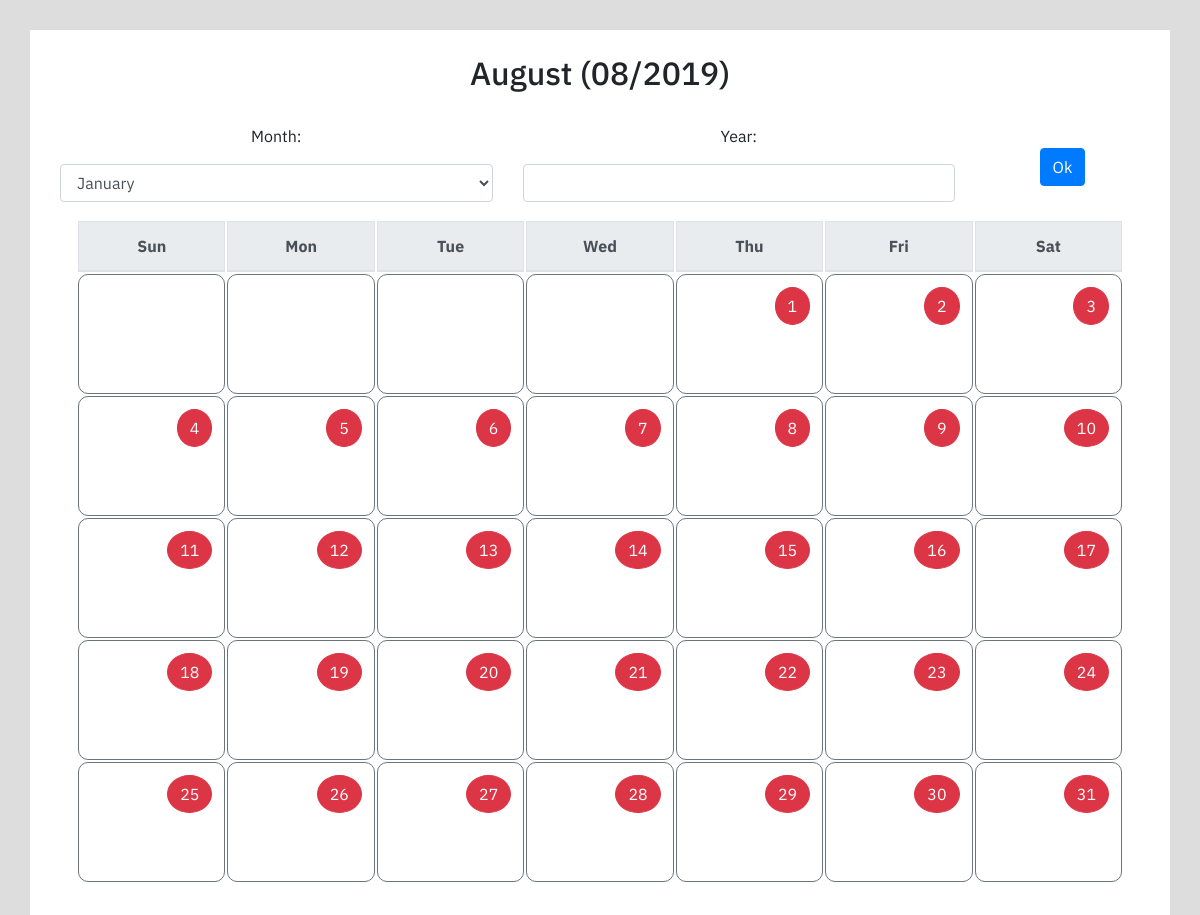
The page /calendar/ on the database as committed earlier.
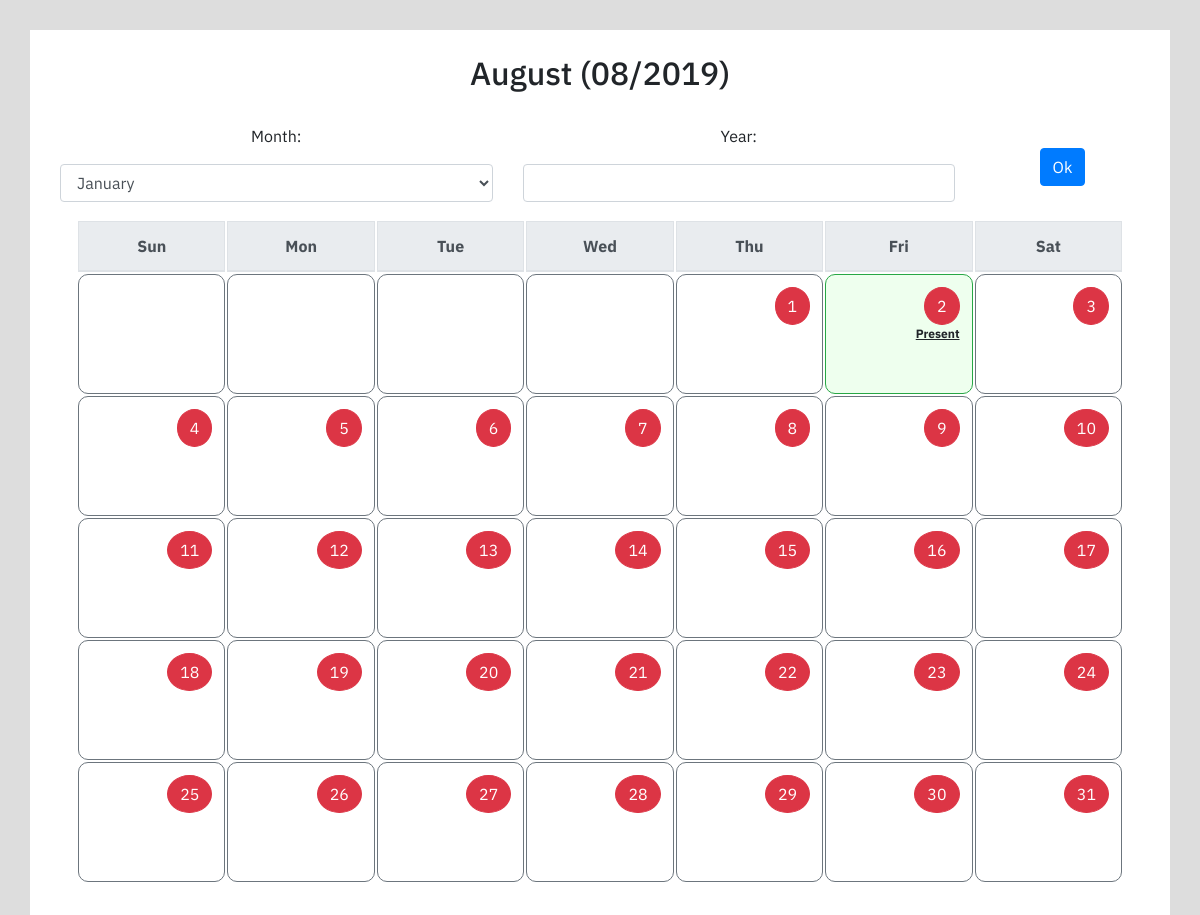
The same page on the database as committed later.
### calendarapp/models.py (models this page shows, shortened)
class DateInstance(models.Model):
    status = models.CharField(max_length = 7, default='None')
    task1 = models.CharField(max_length = 17, default='None')
    task2 = models.CharField(max_length = 17, default='None')
    task3 = models.CharField(max_length = 17, default='None')
    date = models.DateField(default=datetime.now)

### calendarapp/views.py (the view, shortened to what this page needs)
# urls.py: url(r'^calendar/', views.IndexView.as_view(), name="index"),
class IndexView(View):
    form_class = DateForm
    template_name = "calendarapp/index.html"
    def get(self,request):
        form = self.form_class(request.GET)
        if not request.GET.keys():
            currdate = datetime.now()
        else:
            month = request.GET["month"]
            year = request.GET["year"]
            currdate = datetime(int(year),int(month),10)
        currdate = isttime(currdate)
        month = currdate.month
        year = currdate.year
        blocks = DateInstance.objects.filter(date__month = month, date__year = year)
        last_date = last_day_of_month(currdate.date())
        first_date = currdate.replace(day=1)
        date_array = generate_date_array(first_date,last_date)
        first_day = first_date.strftime("%A")
        date_array = date_array[1:]
        sat_date_array = generate_sat_date_array(date_array)
        block_date_array = list()
        for block in blocks:
            block_date_array.append(block.date)
        return render(request, self.template_name,{'form':form, 'blocks':blocks, 'currdate':currdate, "date_array":date_array, "sat_date_array":sat_date_array, "block_date_array":block_date_array ,"first_day":first_day, "first_date":first_date.date()})

### calendarapp/forms.py
class DateForm(forms.Form):
    Options = (('1', 'January'),('2', 'February'),('3', 'March'),('4', 'April'),('5', 'May'),('6', 'June'),('7', 'July'),('8', 'August'),('9', 'September'),('10', 'October'),('11', 'November'),('12', 'December'))
    month = forms.ChoiceField(label='Month', widget=forms.Select, choices=Options)
    year = forms.IntegerField(max_value = 9999, min_value = 1901, initial = int(now.strftime("%Y")))
    class Meta:
        fields = ["month","year"]

### calendarapp/functions.py (called while the page is built)
def last_day_of_month(any_day):
    next_month = any_day.replace(day=28) + datetime.timedelta(days=4)
    return next_month - datetime.timedelta(days=next_month.day)

def generate_date_array(start,end):
    date_array = list()
    step = datetime.timedelta(days=1)
    while start.date()<=end:
        date_array.append(start.date())
        start += step
    return date_array

def generate_sat_date_array(date_array):
    sat_date_array = list()
    for date in date_array:
        d = datetime.datetime(date.year, date.month, date.day)
        if d.strftime("%A") == 'Saturday':
            sat_date_array.append(date)
    return sat_date_array

def isttime(date_utc):
    date_asia = date_utc.astimezone(timezone('Asia/Kolkata'))
    return date_asia

### calendarapp/templates/calendarapp/index.html (shortened to what this page needs)
{% load staticfiles %}
{% load widget_tweaks %}
<!DOCTYPE html>
<html lang="en" dir="ltr">
  <head>
    <link rel="stylesheet" href="https://maxcdn.bootstrapcdn.com/bootstrap/4.0.0/css/bootstrap.min.css">
    <link rel="stylesheet" type="text/css" href="{% static 'calendarapp/css/masters.css' %}">
  </head>
  <body>
    <div class="container" id="top_div">
      <br>
      {% if currdate.month < 10 %}
        <h2 id="top_div_header">{{ currdate|date:'F' }} (0{{currdate.month}}/{{currdate.year}})</h2>
      {% else %}
        <h2 id="top_div_header">{{ currdate|date:'F' }} ({{currdate.month}}/{{currdate.year}})</h2>
      {% endif %}
      <br>
      <div class="container">
        <form id="dateform" action="" method="get" enctype="multipart/form-data">
          <div class="row">
            {% for field in form %}
            <div class="form-group col-sm-5">
              <label>{{ field.label_tag }}</label>
              {{ field|add_class:'form-control' }}
            </div>
            {% endfor %}
          <div class="form-group col-sm-2" >
            <br>
            <button type="submit" id="submitdate" class="btn btn-primary">Ok</button>
          </div>
        </div>
        </form>
      <div class="container">
      <table id="calendar" class="table table-borderless ">
        <thead class="thead-light">
          <tr>
            <th>Sun</th>
            <th>Mon</th>
            <th>Tue</th>
            <th>Wed</th>
            <th>Thu</th>
            <th>Fri</th>
            <th>Sat</th>
          </tr>
        </thead>
        <tbody>
          <tr>
            {% if first_day == 'Thursday' %}
            <td class="border border-secondary"></td>
            <td class="border border-secondary"></td>
            <td class="border border-secondary"></td>
            <td class="border border-secondary"></td>
            {% endif %}
            {% if first_date not in block_date_array %}
            <td class="border border-secondary">
              <button type="button" onclick="showValue({{ first_date|date:'d' }})" class="btn btn-danger rounded-circle date-btn" data-toggle="modal" data-target="#stModal">{{ first_date.day }}</button>
            </td>
            {% endif %}
            {% for date in date_array %}
            {% for block in blocks %}
              {% if block.date == date %}
                {% if block.status == 'Present' %}
                <td class="border border-success present-date">
                {% endif %}
                  <button type="button" onclick="showValue({{ date|date:'d' }})" class="btn btn-danger rounded-circle date-btn" data-toggle="modal" data-target="#stModal" id="btn1">{{ date.day }}</button>
                  {% if block.status != 'None' %}
                  <p class="date-status"><ins><b>{{ block.status }}</b></ins></p>
                  {% endif %}
              </td>
              {% endif %}
            {% endfor %}
            {% if date not in block_date_array %}
            <td class="border border-secondary">
              <button type="button" onclick="showValue({{ date|date:'d' }})" class="btn btn-danger rounded-circle date-btn" data-toggle="modal" data-target="#stModal">{{ date.day }}</button>
            </td>
            {% endif %}
              {% if date in sat_date_array %}
                </tr>
                <tr>
            {% endif %}
            {% endfor %}
          </tr>
        </tbody>
      </table>
      </div>
      <br>
    </div>
  </body>
</html>

### calendarapp/static/calendarapp/css/masters.css (style rules this page uses)
body { background-color: #DDDDDD; }
#top_div { margin-top: 2.5%; margin-bottom: 2.5%; background-color: #FFFFFF; font-family: 'IBM Plex Sans', sans-serif; text-align: center; }
#calendar { width: 100%; border: 1px solid white; border-collapse: separate; }
table, th,tr, td { border: 1px solid white; }
.border { border-radius: 10px; }
td { position: relative; width: 10vw; height: 10vw; text-align: right; font-size: 75%; }
.date-status { text-align: right; margin-bottom: 2%; }
.present-date { background-color: #eeffee; }

Rows that differ between the two databases and show on the page:
added DateInstance: day "2", status "Present"
Other text that changed with them:
list line gone: "2"
